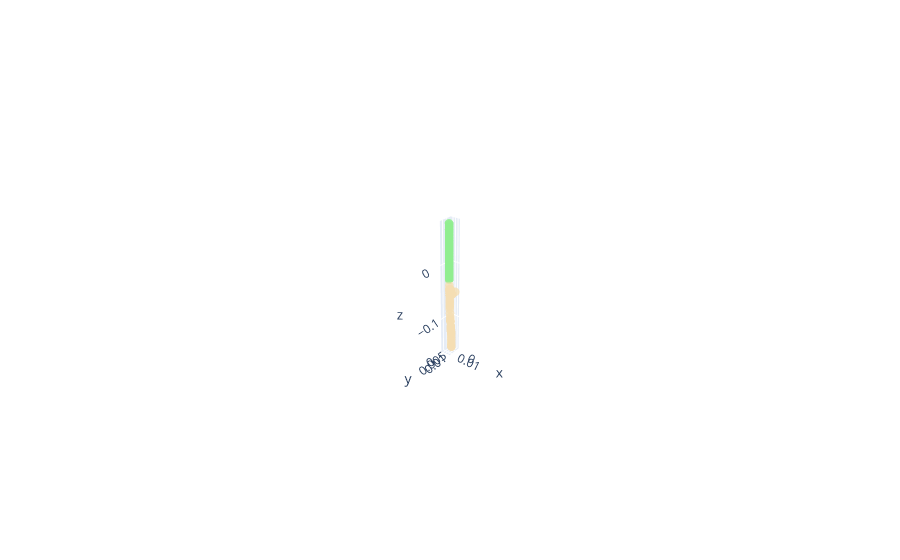

This figure's notebook cell:
### Markdown cell above
## 3. Creating a small plant and visiualize it

1. Three things needed for a CPlantBox function/method are the name of the input parameter, time for the simulation and output name of the file.
    * Name must be the same as the file in the /modelparameter folder, you can learn how to create it in the next section
    * Time is the time that plant grown, normally larger number means

### Code cell
# first we create a Heliantus plant
name = "Heliantus_Pagès_2013" # parameter name
# here are some optional parameters to be tested
# name = "PMA2018" # Simulate a small plant with 3 leaves and two lateral root, you can comment the heliantus line and uncomment this line to see what happend.
time = 70 # how many days the plant need to grow, make it smaller, for example 15 to see if the plant becomes smaller

plant1 = CPlantBox(name, time, name) # make a plant object in python
# Visualization
def visual_plant(plant1):
    nodes_cor = python_nodes(plant1) # use the object name created previously to get its coordinates
    fig = go.Figure(data=[go.Scatter3d(
        x=nodes_cor.T[3],
        y=nodes_cor.T[4],
        z=nodes_cor.T[5],
        mode='markers',
        marker=dict(
            size=3,
            color=nodes_cor.T[1],                # nodes_cor.T[1] is organ type, nodes_cor.T[2] is the connection number of a node 
            colorscale=[[0, "wheat"], #color of the root, change it to "yellow" to see the difference
                    [0.5, "darkgreen"],
                    [1.0, "lightgreen"],],  opacity=0.8
        )
    )])
    fig.update_layout(scene_aspectmode='data',)
    return fig
    
fig = visual_plant(plant1)    
fig.show()

### Figure 1 — Plotly figure (JSON) as saved in the notebook; plotly's stock layout.template omitted (floating-point values rounded to 4 significant figures)
{"data": [{"marker": {"color": [2, 4, 2, 2, 2, 2, 2, 2, 2, 2, 2, 2, 2, 2, 2, 2, 2, 2, 2, 2, 2, 2, 2, 2, 2, 2, 2, 2, 2, 2, 2, 2, 2, 2, 2, 2, 2, 2, 2, 2, 2, 2, 2, 4, 4, 4, 4, 4, 4, 4, 4, 4, 4, 4, 4, 4, 4, 4, 4, 4, 4, 4, 4, 4, 4, 4, 4, 4, 4, 4, 4, 4, 4, 4, 4, 4, 4, 4, 4, 4, 4, 4], "colorscale": [[0, "wheat"], [0.5, "darkgreen"], [1, "lightgreen"]], "opacity": 0.8, "size": 3}, "mode": "markers", "type": "scatter3d", "x": [0, 0, 0.0004136, 0.007547, 0.01512, 0.0009766, -0.00213, -0.005208, -0.007728, -0.009055, 0.001024, -0.005564, 0.0009597, -0.001186, -0.001451, 0.00107, 0.0006841, 0.0009516, 0.0008958, 0.0008673, 0.0009203, 0.001009, 0.001242, 0.001619, 0.001582, 0.001603, 0.00151, 0.001508, 0.001482, 0.001386, 0.001385, 0.001383, 0.00137, 0.001274, 0.001288, 0.001301, 0.001357, 0.001609, 0.001715, 0.0017, 0.001702, 0.001742, 0.001746, 0, 0, 0, 0, 0, 0, 0, 0, 0, 0, 0, 0, 0, 0, 0, 0, 0, 0, 0, 0, 0, 0, 0, 0, 0, 0, 0, 0, 0, 0, 0, 0, 0, 0, 0, 0, 0, 0, 0], "y": [0, 0, 0.0009294, 0.00755, 0.01297, 0.00128, -1.831e-05, -0.001363, -0.003037, -0.003889, 0.00147, 0.00816, 0.001752, 0.005044, 0.005445, 0.001759, 0.00135, 0.001726, 0.001802, 0.001865, 0.001937, 0.001989, 0.00228, 0.003107, 0.003563, 0.003741, 0.003966, 0.003974, 0.004094, 0.004712, 0.004782, 0.00489, 0.004943, 0.005033, 0.005174, 0.005296, 0.005655, 0.0058, 0.00597, 0.006191, 0.006284, 0.006354, 0.006364, 0, 0, 0, 0, 0, 0, 0, 0, 0, 0, 0, 0, 0, 0, 0, 0, 0, 0, 0, 0, 0, 0, 0, 0, 0, 0, 0, 0, 0, 0, 0, 0, 0, 0, 0, 0, 0, 0, 0], "z": [-0.03, -0.03, -0.03995, -0.04225, -0.04415, -0.04625, -0.04841, -0.05058, -0.0532, -0.05429, -0.0503, -0.05191, -0.05509, -0.05584, -0.05594, -0.05857, -0.05874, -0.0652, -0.06946, -0.07205, -0.07671, -0.0794, -0.08385, -0.09154, -0.09892, -0.1034, -0.1066, -0.1067, -0.1084, -0.1168, -0.1186, -0.1213, -0.1237, -0.1273, -0.1308, -0.1324, -0.1372, -0.1421, -0.1468, -0.1531, -0.1565, -0.1587, -0.1589, -0.0275, -0.025, -0.0225, -0.02, -0.0175, -0.015, -0.0125, -0.01, -0.0075, -0.005, -0.0025, 0, 0.0025, 0.005, 0.0075, 0.01, 0.0125, 0.015, 0.0175, 0.02, 0.0225, 0.025, 0.0275, 0.03, 0.0325, 0.035, 0.0375, 0.04, 0.0425, 0.045, 0.0475, 0.05, 0.0525, 0.055, 0.0575, 0.06, 0.0625, 0.065, 0.06651]}], "layout": {"autosize": true, "scene": {"aspectmode": "data", "aspectratio": {"x": 0.5358, "y": 0.3736, "z": 4.996}, "camera": {"center": {"x": 0, "y": 0, "z": 0}, "eye": {"x": 10.54, "y": 8.477, "z": 7.575}, "projection": {"type": "perspective"}, "up": {"x": 0, "y": 0, "z": 1}}}}}
